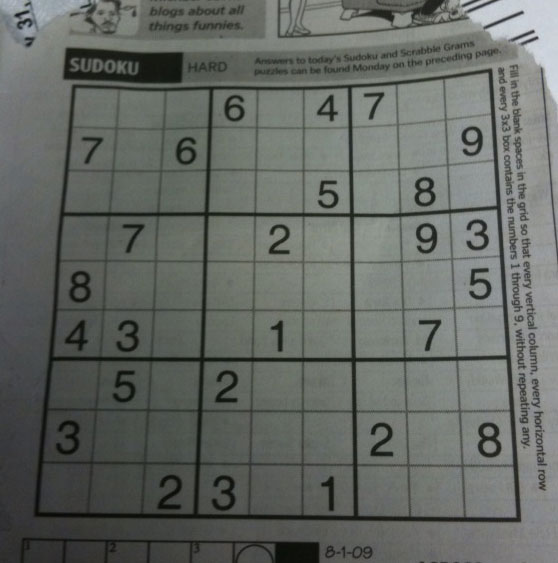
#> input picture OpenCV Python for Beginners - Full Course in 10 Hours/data/sudoku.png, 558 x 563 px
$ jupyter execute '29. Hough Line Transform.ipynb'
#> lines starting #> are read from the running program, lines starting #| are printed output that depends on the picture; after the words box and inside, x2 and y2 are one past the last pixel; in counts of white or black regions, pixels touching at a corner belong together; long printed decimals are rounded
### Hough Line Transform using HoughLines() method

[cell 1]
#Hough Transformation Algorithm
#1. Edge Detection using canny edge detector
#2. mapping of edge points to the Hough Space and storage in an accumulator
#3. interpretation of the accumulator to yield lines of infinite lenght. The interpretation is done by thresholding and possibly other constraints
#4. conversion of infinite lines to finite lines

[cell 2]
import cv2
import numpy as np

[cell 3]
img = cv2.imread('./data/sudoku.png')
#> img is the input picture: shape (563, 558, 3); mean B, G, R 99.5, 104.1, 100
gray = cv2.cvtColor(img, cv2.COLOR_BGR2GRAY)

[cell 4]
#Canny(image, threshold1, threshold2[, edges[, apertureSize[, L2gradient]]])
edges = cv2.Canny(gray, 50,150, apertureSize=3)
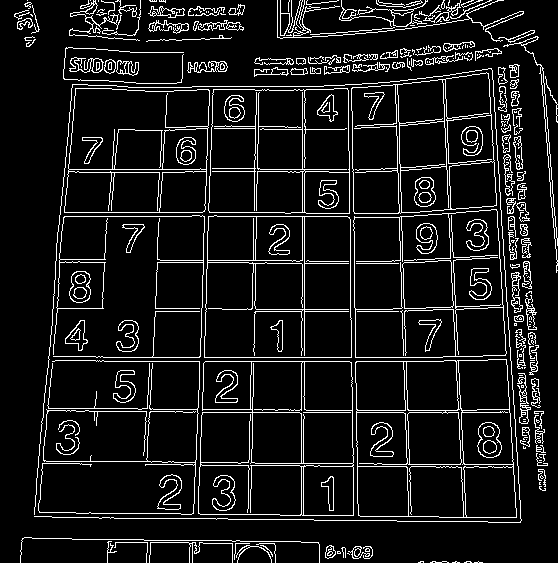
#> edges: shape (563, 558); 9.4% white in thin lines or dots

[cell 5]
#HoughLines(image, rho, theta, threshold[, lines[, srn[, stn[, min_theta[, max_theta]]]]])
#image: source image
#lines: output vector of lines. Each line is represented by a 2 or 3 element vector (rho, theta) or
#(rho, theta, votes). rho is the distance from the coordinate origin (0,0) (top left corner of image).
#theta is the line rotation angle in radians. votes is the value of accumulator
#rho: distance resolution of the accumulator in pixels
#theta: angle resolution of the accumulator in pixels
#threshold: accumulator threshold param. Only those lines are returned that get enough votes

lines = cv2.HoughLines(edges, 1, np.pi / 180, 200)
#> lines = 29 rows, first 8: [361, 1.57], [357, 1.57], [304, 0], [412, 1.57], [212, 0.0349], [216, 0.0349], [216, 1.57], [-349, 3.12]
print(lines)
#| [[[ 3.6100000e+02  1.5707964e+00]]
#|  [[ 3.5700000e+02  1.5707964e+00]]
#|  [[ 3.0400000e+02  0.0000000e+00]]
#|  [[ 4.1200000e+02  1.5707964e+00]]
#|  [[ 2.1200000e+02  3.4906585e-02]]
#|  [[ 2.1600000e+02  3.4906585e-02]]
#|  [[ 2.1600000e+02  1.5707964e+00]]
#|  [[-3.4900000e+02  3.1241393e+00]]
#|  [[ 1.6900000e+02  1.5707964e+00]]
#|  [[ 2.5700000e+02  1.7453292e-02]]
#|  [[ 2.1200000e+02  1.5707964e+00]]
#|  [[-3.9300000e+02  3.1066861e+00]]
#> (further printed lines are left out)
#the lines returned are in the polar coordinate system
print(len(lines))
#| 29

[cell 6]
lines[0][0]
#> Out = [361, 1.57]

[cell 7]
lines[1][0]
#> Out = [357, 1.57]

[cell 8]
lines[28][0]
#> Out = [309, 1.57]

[cell 9]
rho_test, theta_test = lines[28][0]
#> rho_test = 309; theta_test = 1.57
print(rho_test, theta_test)
#| 309.0 1.571
a_test = np.cos(theta_test)
#> a_test = -4.37e-08
b_test = np.sin(theta_test)
#> b_test = 1
print(a_test)
#| -4.371139e-08
print(b_test)
#| 1.0
x0_test = a_test*rho_test
#> x0_test = -1.35e-05
y0_test = b_test*rho_test
#> y0_test = 309
print(x0_test)
#| -1.3506819e-05
print(y0_test)
#| 309.0
x1_test = int(x0_test + 1000 * (-b_test))
#> x1_test = -1000
y1_test = int(y0_test + 1000 * (a_test))
#> y1_test = 308
x2_test = int(x0_test - 1000 * (-b_test))
#> x2_test = 999
y2_test = int(y0_test - 1000 * (a_test))
#> y2_test = 309
print(x1_test, y1_test, x2_test, y2_test)
#| -1000 308 999 309

cv2.line(img, (x1_test,y1_test), (x2_test,y2_test), (255,255,0), 2)
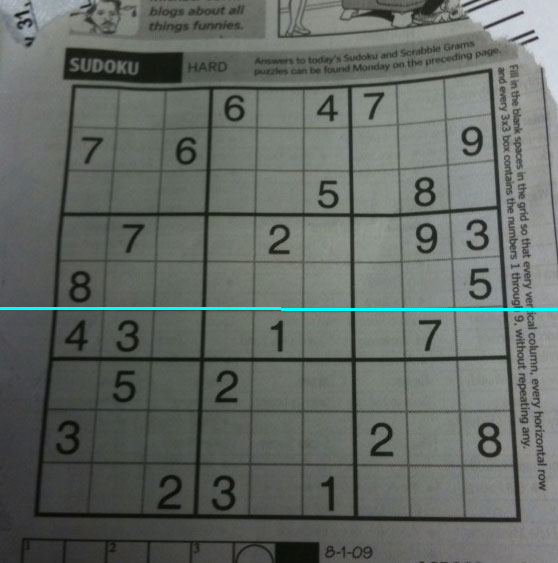
#> img: shape (563, 558, 3); 0.53% of pixels changed, all inside (x1, y1, x2, y2) = (0, 307, 558, 311)

[cell 10]
for line in lines:
    #rho is distance from coordinate 0,0 (top left)
    #theta is the line rotation angle in radians
    rho, theta = line[0]
    #convert polar coords into cartesian coords for the line method
    a = np.cos(theta)
    b = np.sin(theta)
    x0 = a*rho
    y0 = b*rho
    #x1 stores the rouned off values of (r*cos(theta) - 1000 * sin(theta))
    x1 = int(x0 + 1000 * (-b))
    #y1 stores the rounded off value of (r * sin(theta) + 1000 * cos(theta))
    y1 = int(y0 + 1000 * (a))
    #x2 stores the rounded off value of (r*cos(theta) + 1000 * sin(theta))
    x2 = int(x0 - 1000 * (-b))
    #y2 stores the rounded off value of (r* sin(theta) - 1000 * cos(theta))
    y2 = int(y0 - 1000 * (a))
    cv2.line(img, (x1,y1), (x2,y2), (0,0,255),2)
#> this loop made 29 passes
#> (rho, theta, a, b, x0, y0, x1, y1) on passes 1 to 12: (361, 1.57, -4.37e-08, 1, -1.58e-05, 361, -1000, 360), (357, 1.57, -4.37e-08, 1, -1.56e-05, 357, -1000, 356), (304, 0, 1, 0, 304, 0, 304, 1000), (412, 1.57, -4.37e-08, 1, -1.8e-05, 412, -1000, 411), (212, 0.0349, 0.999, 0.0349, 211.9, 7.4, 176, 1006), (216, 0.0349, 0.999, 0.0349, 215.9, 7.54, 180, 1006), (216, 1.57, -4.37e-08, 1, -9.44e-06, 216, -1000, 215), (-349, 3.12, -1, 0.0175, 348.9, -6.09, 331, -1005), (169, 1.57, -4.37e-08, 1, -7.39e-06, 169, -1000, 168), (257, 0.0175, 1, 0.0175, 257, 4.49, 239, 1004), (212, 1.57, -4.37e-08, 1, -9.27e-06, 212, -1000, 211), (-393, 3.11, -0.999, 0.0349, 392.8, -13.72, 357, -1013)
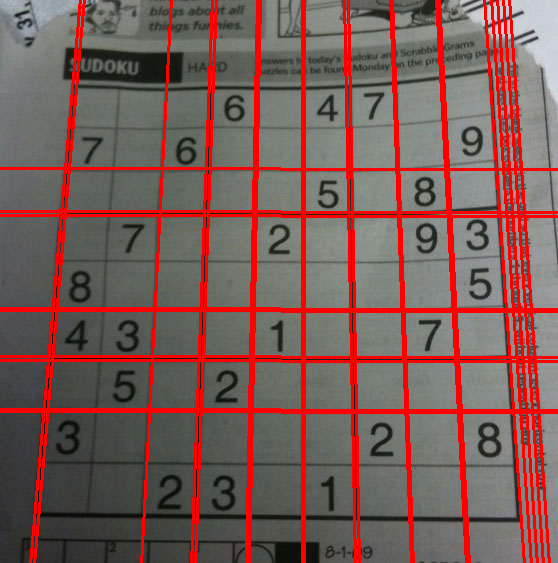
#> img: shape (563, 558, 3); 14.38% of pixels changed, all inside (x1, y1, x2, y2) = (0, 0, 558, 563)

$ run again, with OpenCV Python for Beginners - Full Course in 10 Hours/data/aloeGT.png copied over OpenCV Python for Beginners - Full Course in 10 Hours/data/sudoku.png
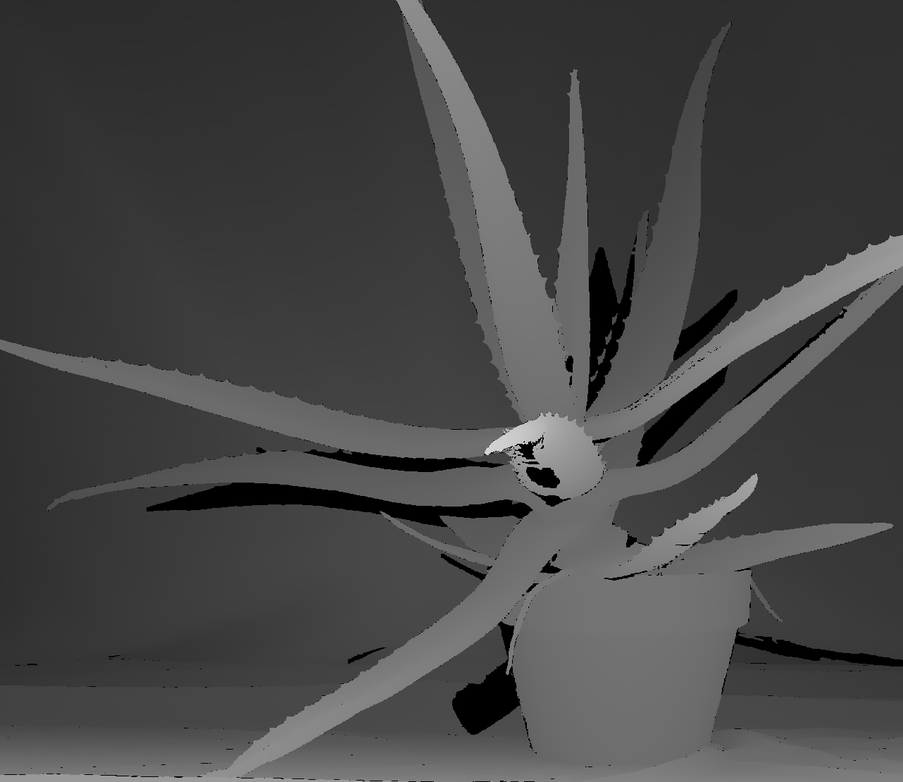
#> input picture OpenCV Python for Beginners - Full Course in 10 Hours/data/aloeGT.png, 903 x 782 px, shrunk from 1282 x 1110 before the run
#> img is the input picture: shape (782, 903, 3); min 0, max 233, mean 69.8
#> `edges = cv2.Canny(gray, 50,150, apertureSize=3)`:
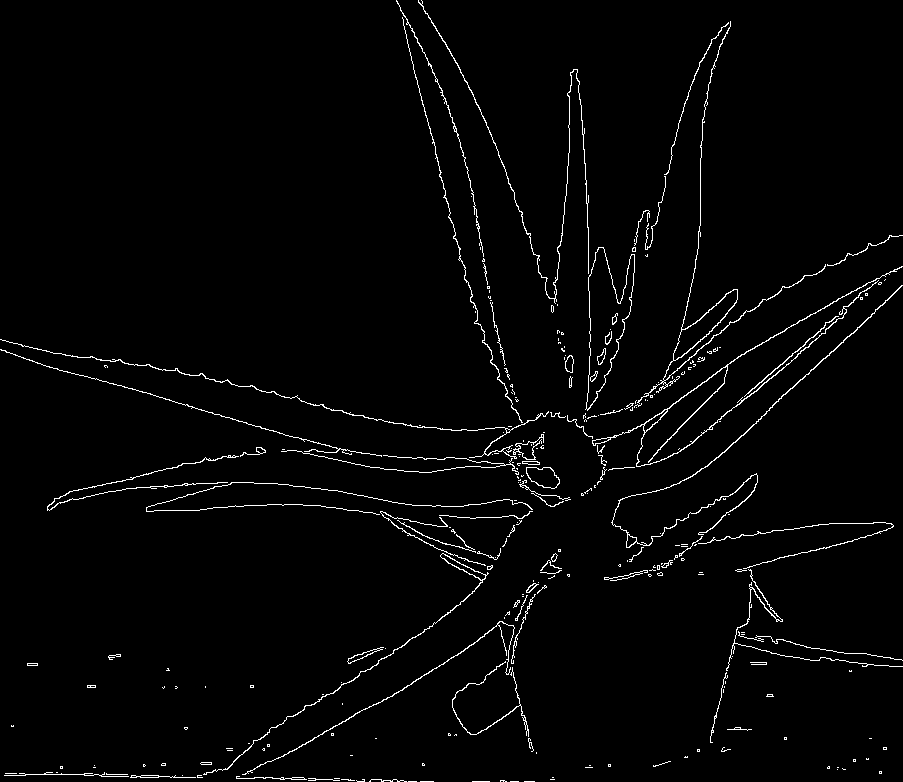
#> edges: shape (782, 903); 2.2% white in thin lines or dots
#> lines = [[-385, 2.9], [824, 0.82], [773, 1.59]]
#| [[[-3.8500000e+02  2.8972466e+00]]
#|  [[ 8.2400000e+02  8.2030475e-01]]
#|  [[ 7.7300000e+02  1.5882496e+00]]]
#| 3
#> `lines[0][0]`: Out = [-385, 2.9]
#> `lines[1][0]`: Out = [824, 0.82]
#> the loop `for line in lines:` made 3 passes
#> (rho, theta, a, b, x0, y0, x1, y1) on passes 1 to 3: (-385, 2.9, -0.97, 0.242, 373.6, -93.14, 131, -1063), (824, 0.82, 0.682, 0.731, 562, 602.6, -169, 1284), (773, 1.59, -0.0175, 1, -13.49, 772.9, -1013, 755)
#> after the loop `for line in lines:`:
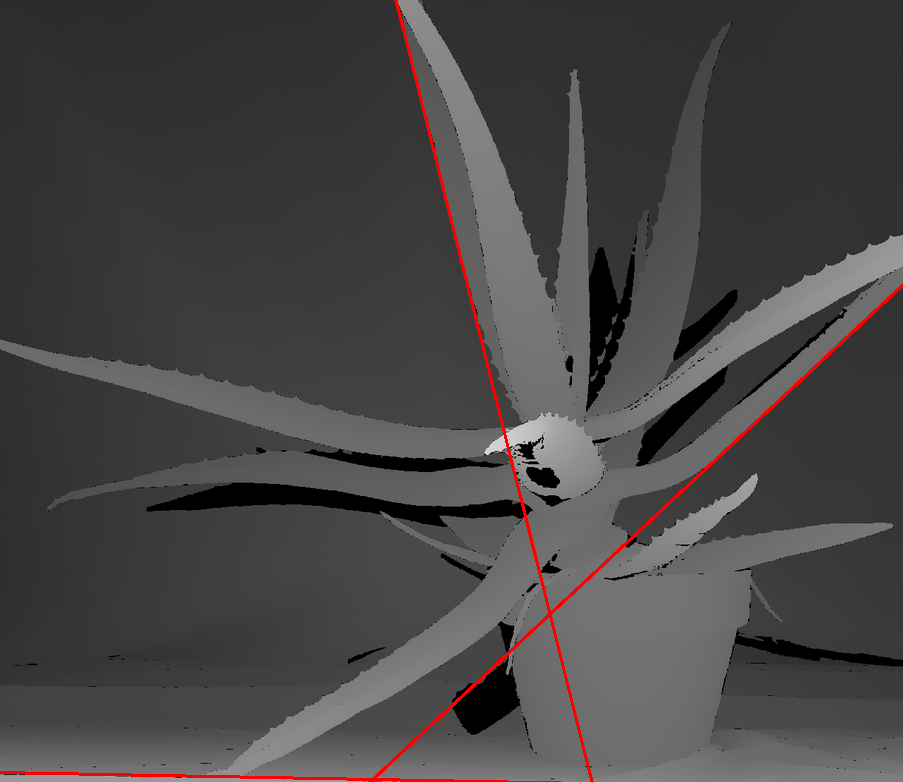
#> img: shape (782, 903, 3); 0.88% of pixels changed, all inside (x1, y1, x2, y2) = (0, 0, 903, 782)

$ run again, with OpenCV Python for Beginners - Full Course in 10 Hours/data/basketball1.png copied over OpenCV Python for Beginners - Full Course in 10 Hours/data/sudoku.png
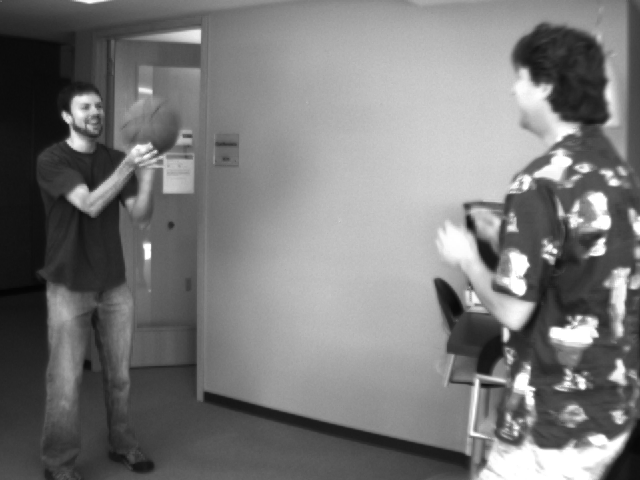
#> input picture OpenCV Python for Beginners - Full Course in 10 Hours/data/basketball1.png, 640 x 480 px
#> img is the input picture: shape (480, 640, 3); min 4, max 255, mean 120.3
#> `edges = cv2.Canny(gray, 50,150, apertureSize=3)`:
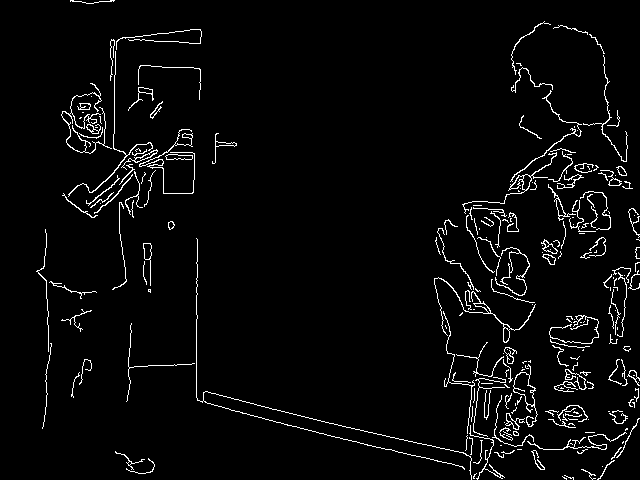
#> edges: shape (480, 640); 3.5% white in thin lines or dots
#> lines = None
#| None
